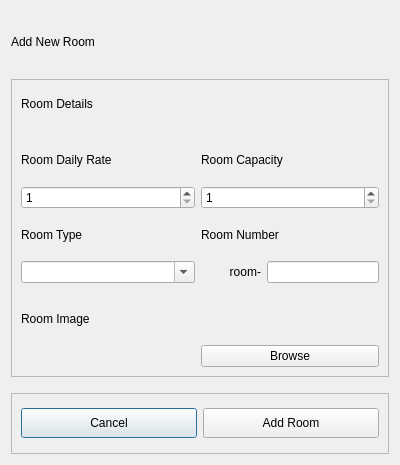
<?xml version="1.0" encoding="UTF-8"?>
<ui version="4.0">
 <class>Dialog</class>
 <widget class="QDialog" name="Dialog">
  <property name="geometry">
   <rect>
    <x>0</x>
    <y>0</y>
    <width>400</width>
    <height>465</height>
   </rect>
  </property>
  <property name="minimumSize">
   <size>
    <width>400</width>
    <height>465</height>
   </size>
  </property>
  <property name="maximumSize">
   <size>
    <width>400</width>
    <height>465</height>
   </size>
  </property>
  <property name="windowTitle">
   <string>Dialog</string>
  </property>
  <layout class="QGridLayout" name="gridLayout">
   <item row="0" column="0">
    <widget class="QLabel" name="room_label">
     <property name="minimumSize">
      <size>
       <width>0</width>
       <height>45</height>
      </size>
     </property>
     <property name="text">
      <string>Add New Room</string>
     </property>
    </widget>
   </item>
   <item row="3" column="0">
    <spacer name="vs_3">
     <property name="orientation">
      <enum>Qt::Vertical</enum>
     </property>
     <property name="sizeType">
      <enum>QSizePolicy::Fixed</enum>
     </property>
     <property name="sizeHint" stdset="0">
      <size>
       <width>20</width>
       <height>10</height>
      </size>
     </property>
    </spacer>
   </item>
   <item row="4" column="0">
    <widget class="QFrame" name="button_frame">
     <property name="frameShape">
      <enum>QFrame::StyledPanel</enum>
     </property>
     <property name="frameShadow">
      <enum>QFrame::Raised</enum>
     </property>
     <layout class="QHBoxLayout" name="horizontalLayout">
      <item>
       <widget class="QPushButton" name="left_button">
        <property name="minimumSize">
         <size>
          <width>0</width>
          <height>30</height>
         </size>
        </property>
        <property name="cursor">
         <cursorShape>PointingHandCursor</cursorShape>
        </property>
        <property name="text">
         <string>Cancel</string>
        </property>
       </widget>
      </item>
      <item>
       <widget class="QPushButton" name="right_button">
        <property name="minimumSize">
         <size>
          <width>0</width>
          <height>30</height>
         </size>
        </property>
        <property name="cursor">
         <cursorShape>PointingHandCursor</cursorShape>
        </property>
        <property name="text">
         <string>Add Room</string>
        </property>
       </widget>
      </item>
     </layout>
    </widget>
   </item>
   <item row="1" column="0">
    <widget class="QFrame" name="contents_frame">
     <property name="frameShape">
      <enum>QFrame::StyledPanel</enum>
     </property>
     <property name="frameShadow">
      <enum>QFrame::Raised</enum>
     </property>
     <layout class="QGridLayout" name="gridLayout_2">
      <property name="verticalSpacing">
       <number>11</number>
      </property>
      <item row="3" column="0">
       <widget class="QSpinBox" name="room_daily_rate_spinbox">
        <property name="minimum">
         <number>1</number>
        </property>
        <property name="maximum">
         <number>999999999</number>
        </property>
       </widget>
      </item>
      <item row="5" column="0">
       <widget class="QComboBox" name="room_type_value_combobox">
        <property name="editable">
         <bool>true</bool>
        </property>
        <property name="insertPolicy">
         <enum>QComboBox::NoInsert</enum>
        </property>
       </widget>
      </item>
      <item row="4" column="0">
       <widget class="QLabel" name="room_type_label">
        <property name="minimumSize">
         <size>
          <width>0</width>
          <height>30</height>
         </size>
        </property>
        <property name="maximumSize">
         <size>
          <width>16777215</width>
          <height>16777215</height>
         </size>
        </property>
        <property name="text">
         <string>Room Type</string>
        </property>
       </widget>
      </item>
      <item row="5" column="1">
       <widget class="QLabel" name="room_leading_text_label">
        <property name="minimumSize">
         <size>
          <width>60</width>
          <height>0</height>
         </size>
        </property>
        <property name="text">
         <string>room-</string>
        </property>
        <property name="alignment">
         <set>Qt::AlignRight|Qt::AlignTrailing|Qt::AlignVCenter</set>
        </property>
       </widget>
      </item>
      <item row="2" column="0">
       <widget class="QLabel" name="room_daily_rate_label">
        <property name="minimumSize">
         <size>
          <width>178</width>
          <height>30</height>
         </size>
        </property>
        <property name="text">
         <string>Room Daily Rate</string>
        </property>
       </widget>
      </item>
      <item row="11" column="0">
       <widget class="QLabel" name="chosen_image_label">
        <property name="text">
         <string/>
        </property>
       </widget>
      </item>
      <item row="9" column="0">
       <spacer name="vs_2">
        <property name="orientation">
         <enum>Qt::Vertical</enum>
        </property>
        <property name="sizeType">
         <enum>QSizePolicy::Fixed</enum>
        </property>
        <property name="sizeHint" stdset="0">
         <size>
          <width>20</width>
          <height>10</height>
         </size>
        </property>
       </spacer>
      </item>
      <item row="5" column="2">
       <widget class="QLineEdit" name="room_number_lineedit"/>
      </item>
      <item row="4" column="1" colspan="2">
       <widget class="QLabel" name="room_number_label">
        <property name="text">
         <string>Room Number</string>
        </property>
       </widget>
      </item>
      <item row="11" column="1" colspan="2">
       <widget class="QPushButton" name="browse_image_button">
        <property name="cursor">
         <cursorShape>PointingHandCursor</cursorShape>
        </property>
        <property name="text">
         <string>Browse</string>
        </property>
       </widget>
      </item>
      <item row="10" column="0" colspan="3">
       <widget class="QLabel" name="room_image_label">
        <property name="minimumSize">
         <size>
          <width>0</width>
          <height>30</height>
         </size>
        </property>
        <property name="text">
         <string>Room Image</string>
        </property>
       </widget>
      </item>
      <item row="3" column="1" colspan="2">
       <widget class="QSpinBox" name="room_capacity_spinbox">
        <property name="minimum">
         <number>1</number>
        </property>
        <property name="maximum">
         <number>99</number>
        </property>
       </widget>
      </item>
      <item row="2" column="1" colspan="2">
       <widget class="QLabel" name="room_capacity_label">
        <property name="minimumSize">
         <size>
          <width>178</width>
          <height>30</height>
         </size>
        </property>
        <property name="text">
         <string>Room Capacity</string>
        </property>
       </widget>
      </item>
      <item row="0" column="0">
       <widget class="QLabel" name="room_details_label">
        <property name="minimumSize">
         <size>
          <width>0</width>
          <height>30</height>
         </size>
        </property>
        <property name="text">
         <string>Room Details</string>
        </property>
       </widget>
      </item>
      <item row="1" column="0">
       <spacer name="vs_1">
        <property name="orientation">
         <enum>Qt::Vertical</enum>
        </property>
        <property name="sizeType">
         <enum>QSizePolicy::Fixed</enum>
        </property>
        <property name="sizeHint" stdset="0">
         <size>
          <width>20</width>
          <height>15</height>
         </size>
        </property>
       </spacer>
      </item>
     </layout>
    </widget>
   </item>
  </layout>
 </widget>
 <resources/>
 <connections/>
</ui>
